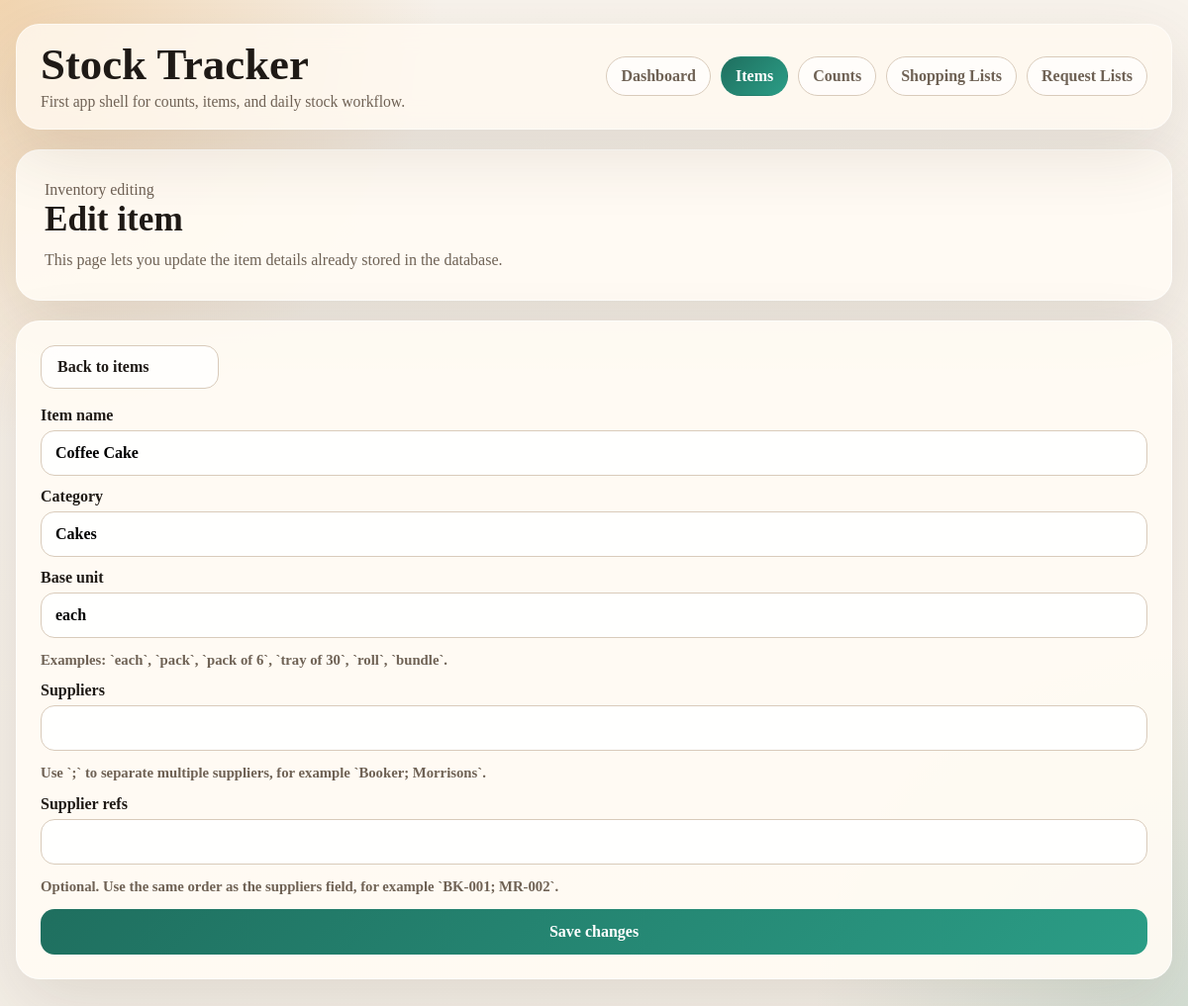
Page /items/13/edit on the earlier database version.
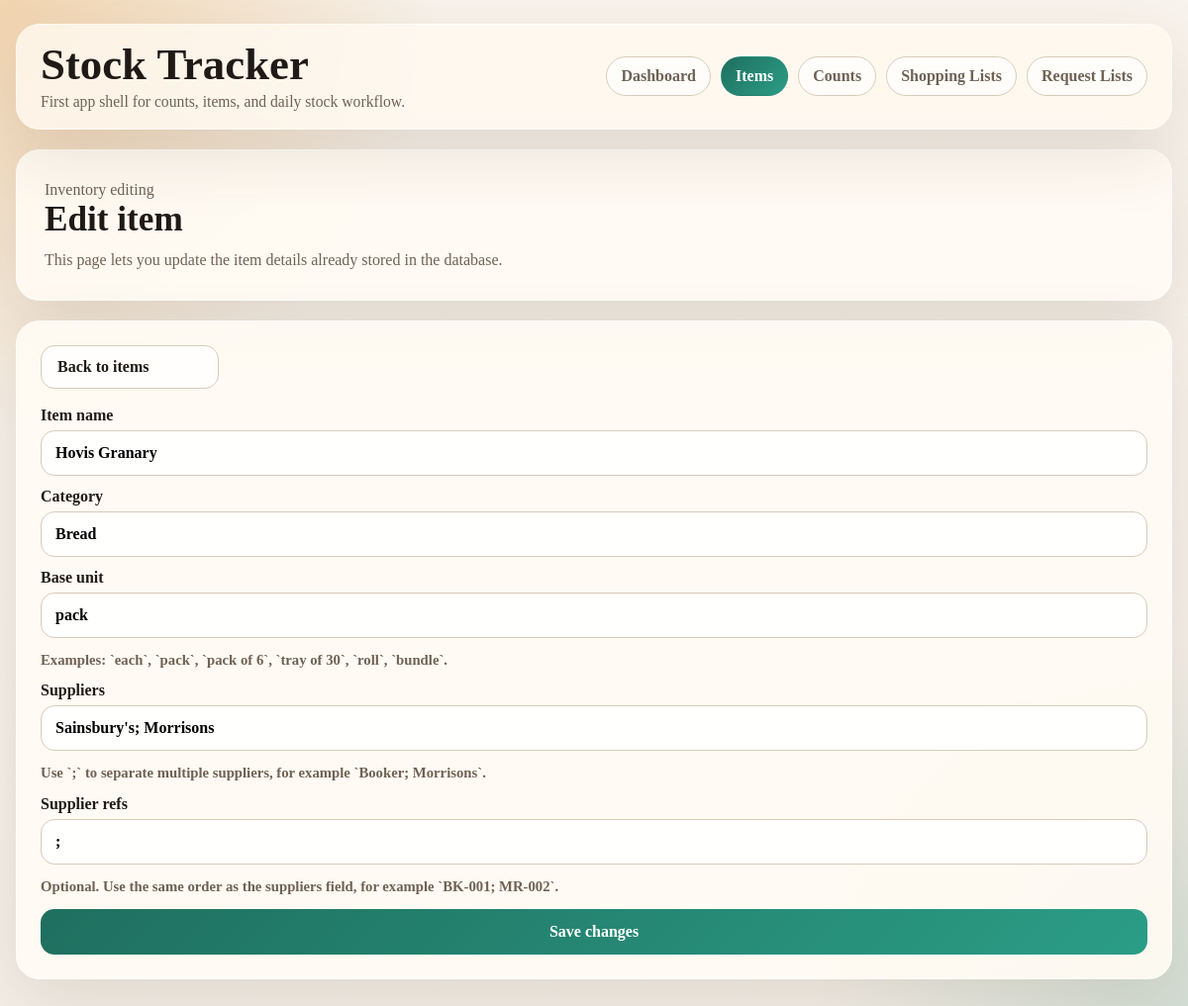
Same page on the later database version.
### tables this page shows
CREATE TABLE items (
    id INTEGER PRIMARY KEY AUTOINCREMENT,
    name TEXT NOT NULL UNIQUE,
    category TEXT NOT NULL,
    base_unit TEXT NOT NULL,
    supplier_id INTEGER,
    FOREIGN KEY (supplier_id) REFERENCES suppliers(id)
);

### src/stock/web.py (the view)
@app.get("/items/<int:item_id>/edit")
def edit_item(item_id: int):
    try:
        item_values = get_item_for_edit(item_id)
    except ValueError as exc:
        return render_template(
            "run_day_result.html",
            title="Item not found",
            status="error",
            message=str(exc),
            output="",
            run_date="",
        ), 404
    return render_template(
        "item_form.html",
        form_title="Edit item",
        form_intro="This page lets you update the item details already stored in the database.",
        submit_label="Save changes",
        form_action=url_for("update_item", item_id=item_id),
        item_values=item_values,
        error_message="",
        base_units=VALID_BASE_UNITS,
        item_id=item_id,
    )

### src/stock/db.py (called while the page is built)
def get_conn():
    conn = sqlite3.connect(DB_PATH)
    conn.row_factory = sqlite3.Row
    conn.execute("PRAGMA foreign_keys = ON;")
    return conn

### src/stock/web.py (called while the page is built)
@app.context_processor
def inject_nav_state():
    path = request.path
    if path.startswith("/items"):
        active_page = "items"
    elif path.startswith("/counts"):
        active_page = "counts"
    elif path.startswith("/shopping-lists"):
        active_page = "shopping_lists"
    elif path.startswith("/request-lists"):
        active_page = "request_lists"
    else:
        active_page = "dashboard"
    return {"active_page": active_page}

### templates/item_form.html (shortened to what this page needs)
{% extends "base.html" %}
{% block content %}
  <section class="hero">
    <p class="eyebrow">Inventory editing</p>
    <h2>{{ form_title }}</h2>
    <p>{{ form_intro }}</p>
  </section>
  <section class="panel">
    <div class="actions-row" style="margin-top:0;">
      <a class="button-link" href="/items">Back to items</a>
    </div>
    <form method="post" action="{{ form_action }}" class="form-grid">
      <label for="name">
        Item name
        <input id="name" name="name" type="text" value="{{ item_values['name'] }}" required>
      </label>
      <label for="category">
        Category
        <input id="category" name="category" type="text" value="{{ item_values['category'] }}" required>
      </label>
      <label for="base-unit">
        Base unit
        <input id="base-unit" name="base_unit" type="text" list="base-unit-options" value="{{ item_values['base_unit'] }}" required>
        <div class="field-help">Examples: `each`, `pack`, `pack of 6`, `tray of 30`, `roll`, `bundle`.</div>
      </label>
      <label for="supplier">
        Suppliers
        <input id="supplier" name="supplier" type="text" value="{{ item_values['supplier'] }}">
        <div class="field-help">Use `;` to separate multiple suppliers, for example `Booker; Morrisons`.</div>
      </label>
      <label for="ref">
        Supplier refs
        <input id="ref" name="ref" type="text" value="{{ item_values['ref'] }}">
        <div class="field-help">Optional. Use the same order as the suppliers field, for example `BK-001; MR-002`.</div>
      </label>
      <button type="submit">{{ submit_label }}</button>
    </form>
  </section>
{% endblock %}

### templates/base.html (shortened to what this page needs)
<!doctype html>
<html lang="en">
<head>
</head>
<body>
  <div class="app-shell">
    <header class="topbar">
      <div class="brand">
        <h1>Stock Tracker</h1>
        <p>First app shell for counts, items, and daily stock workflow.</p>
      </div>
      <nav class="nav">
        <a href="/" class="{% if active_page == 'dashboard' %}active{% endif %}">Dashboard</a>
        <a href="/items" class="{% if active_page == 'items' %}active{% endif %}">Items</a>
        <a href="/counts" class="{% if active_page == 'counts' %}active{% endif %}">Counts</a>
        <a href="/shopping-lists" class="{% if active_page == 'shopping_lists' %}active{% endif %}">Shopping Lists</a>
        <a href="/request-lists" class="{% if active_page == 'request_lists' %}active{% endif %}">Request Lists</a>
      </nav>
    </header>
    <main class="content">
      {% block content %}{% endblock %}
    </main>
  </div>
</body>
</html>

### templates/base.html (style rules this page uses)
:root { --bg: #f4efe7; --panel: rgba(255, 251, 244, 0.92); --ink: #1f1a16; --muted: #6f6255; --line: #d9cbbb; --accent: #1f6f5f; --accent-soft: #d8efe8; --warn: #fff0df; --danger: #a93b24; --success: #176646; --shadow: 0 24px 70px rgba(70, 51, 31, 0.12); }
* { box-sizing: border-box; }
body { margin: 0; color: var(--ink); background: radial-gradient(circle at top left, rgba(235, 183, 117, 0.5) 0, transparent 28%), radial-gradient(circle at bottom right, rgba(62, 145, 123, 0.18) 0, transparent 24%), linear-gradient(180deg, #f8f3ec 0%, var(--bg) 100%); font-family: Georgia, "Times New Roman", serif; min-height: 100vh; }
a { color: inherit; }
.app-shell { width: min(1180px, calc(100% - 32px)); margin: 24px auto 40px; }
.topbar { display: flex; justify-content: space-between; align-items: center; gap: 16px; padding: 18px 24px; border: 1px solid rgba(255,255,255,0.45); border-radius: 24px; background: rgba(255, 249, 240, 0.8); backdrop-filter: blur(12px); box-shadow: var(--shadow); }
.brand h1 { margin: 0; font-size: clamp(1.8rem, 4vw, 2.8rem); line-height: 1; }
.brand p { margin: 6px 0 0; color: var(--muted); font-size: 0.98rem; }
.nav { display: flex; gap: 10px; flex-wrap: wrap; }
.nav a { text-decoration: none; padding: 10px 14px; border-radius: 999px; border: 1px solid var(--line); background: rgba(255,255,255,0.65); color: var(--muted); font-weight: 700; }
.nav a.active { background: linear-gradient(135deg, var(--accent), #2b9d86); color: white; border-color: transparent; }
.content { margin-top: 20px; display: grid; gap: 20px; }
.hero, .panel { background: var(--panel); border: 1px solid rgba(255,255,255,0.58); border-radius: 24px; box-shadow: var(--shadow); }
.hero { padding: 28px; }
.hero h2, .panel h2 { margin: 0 0 10px; font-size: clamp(1.5rem, 3vw, 2.2rem); line-height: 1.05; }
.hero p, .panel p { margin: 0; color: var(--muted); font-size: 1rem; line-height: 1.5; }
.panel { padding: 24px; }
.form-grid { display: grid; gap: 12px; margin-top: 18px; }
label { display: grid; gap: 6px; font-weight: 700; color: var(--ink); }
input, select, button { width: 100%; font: inherit; border-radius: 14px; }
input, select { padding: 13px 14px; border: 1px solid var(--line); background: rgba(255,255,255,0.95); }
button { padding: 14px 16px; border: 0; color: white; font-weight: 700; cursor: pointer; background: linear-gradient(135deg, var(--accent), #2b9d86); }
.history-list, .category-list, .actions-row { display: grid; gap: 12px; margin-top: 18px; }
.actions-row { grid-template-columns: repeat(auto-fit, minmax(180px, max-content)); align-items: center; }
.history-meta, .eyebrow { color: var(--muted); font-size: 0.95rem; }
.button-link { display: inline-block; text-decoration: none; padding: 12px 16px; border-radius: 14px; font-weight: 700; border: 1px solid var(--line); background: rgba(255,255,255,0.78); }
.field-help { margin-top: 6px; color: var(--muted); font-size: 0.92rem; line-height: 1.4; }

Differences in the rows shown:
changed items: name "Coffee Cake" → "Hovis Granary"; category "Cakes" → "Bread"; base_unit "each" → "pack"
Other differences:
form field supplier: (not shown) → "Sainsbury's; Morrisons"
form field ref: (not shown) → ";"
